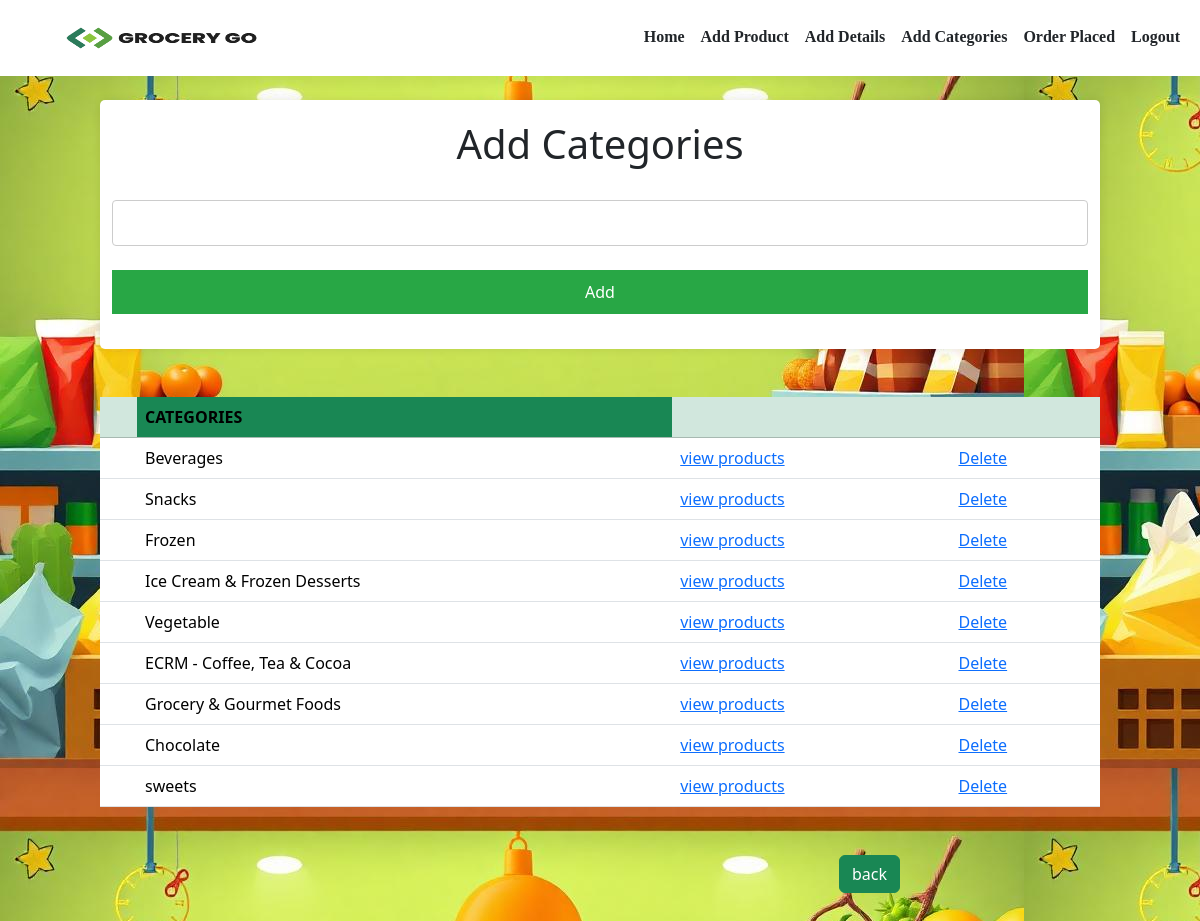
The app's page /categoryyy (signed in) with its own data.
### app/models.py (models this page shows)
class Category(models.Model):
    category=models.TextField()

### app/views.py (the view)
# urls.py: path('categoryyy',views.categoryyy),
def categoryyy(req):
    if 'shop' in req.session:
        if req.method == 'POST':
            category=req.POST['p_categories']
            data=Category.objects.create(category=category)
            data.save()
            return redirect(categoryyy)
        else:
            data=Category.objects.all()
            return render(req,'shop/category.html',{'data':data})
    else:
         return redirect(gro_login)

### templates/shop/category.html (shortened to what this page needs)
<!DOCTYPE html>
<html lang="en">
<head>
    {% load static %}
    <link rel="stylesheet" href="{% static 'css/category.css' %}">
    <link href="https://cdn.jsdelivr.net/npm/bootstrap@5.3.3/dist/css/bootstrap.min.css" rel="stylesheet">
    <link rel="stylesheet" href="https://cdnjs.cloudflare.com/ajax/libs/font-awesome/6.7.2/css/all.min.css" />
</head>
<body style="background-image: url(static/img/grogo.jpeg); margin-bottom: 20vh;">
    <nav class="  navbar navbar-expand-sm bg-white navbar-white fixed-top ">
        <div class="container-fluid">
          <a class="navbar-brand"><img src="{% static 'img/logo-png.png' %}" alt="" width="300px" height="50px"></a>
          <div class="collapse navbar-collapse justify-content-end " id="collapsibleNavbar">
            <ul class="navbar-nav">
              <li class="nav-item">
                <a class="nav-link  active text-dark" href="shop_home">Home</a>
              </li>
              <li class="nav-item ">
                <a class="nav-link text-dark " href="addproduct">Add Product</a>
              </li>
              <li class="nav-item  ">
                <a class="nav-link text-dark" href="details">Add Details</a>
              </li>
              <li class="nav-item  ">
                <a class="nav-link text-dark" href="categoryyy">Add Categories</a>
              </li>
              <li class="nav-item  ">
                <a class="nav-link text-dark" href="bookings">Order Placed</a>
              </li>
              <li class="nav-item  ">
                <a class="nav-link text-dark" href="logout">Logout</a>
              </li>
            </ul>
          </div>
        </div>
      </nav>
    <div class="container">
        <h1>Add Categories</h1>
        <form action="" method="post">
            <div class="form-group">
                <input type="text" id="" name="p_categories" required><br><br>
                <button type="submit">Add</button>
            </div>
        </form>
    </div>
    <div>
        <table class="table table-hover mt-5 mb-5 mx-auto">
            <thead>
                <tr class="table-success">
                    <th scope="col"></th>
                    <th scope="col"  class="text-green bg-success">CATEGORIES</th>
                    <th scope="col"></th>
                    <th scope="col"></th>
                </tr>
            </thead>
            <tbody>
                {% for i in data %}
                <tr>
                    <th scope="row"></th>
                    <td>{{ i.category }}</td>
                    <td><a href="view_category/{{i.pk }}">view products</a></td>
                    <td><a href="delete_cat/{{ i.pk }}">Delete</a></td>
                </tr>
                {% endfor %}
            </tbody>
        </table>
    </div>
    <div class=" mt-4" style="text-align: right;margin-right: 200px;">
        <a href="../shop_home" class="btn btn-success">back</a>
    </div>
</body>
</html>

### static/css/category.css (style rules this page uses)
* { box-sizing: border-box; }
body { font-family: Arial, sans-serif; background-color: #f4f4f4; margin: 0; padding: 100px; }
.container { max-width: 600px; margin: auto; background: white; padding: 20px; border-radius: 5px; box-shadow: 0 0 10px rgba(0, 0, 0, 0.1); }
h1 { text-align: center; color: #333; }
.form-group { margin-bottom: 15px; }
input[type="text"], input[type="number"], input[type="file"], button { width: 100%; padding: 10px; border: 1px solid #ccc; border-radius: 4px; font-size: 16px; }
button { background-color: #28a745; color: white; border: none; cursor: pointer; font-size: 18px; }
* { margin: 0; padding: 0; box-sizing: border-box; }
body { font-family: Arial, sans-serif; padding-top: 100px; width: 100%; height: 100%; object-fit: contain; }
.navbar { display: flex; justify-content: space-between; align-items: center; background-color: #ffffff; padding: 10px 20px; }
.navbar-nav { font-family: "Lexend Giga", serif; font-optical-sizing: auto; font-weight:600; font-style: normal; }
.navbar-nav a::after { content: ''; display: block; width: 100%; height: 3px; background: rgb(0, 0, 0); position: relative; left: 0; bottom: -5px; transform: scaleX(0); transition: transform 0.3s ease; }

### records on screen
Category: category "Beverages"
Category: category "Snacks"
Category: category "Frozen"
Category: category "Ice Cream & Frozen Desserts"
Category: category "Vegetable"
Category: category "ECRM - Coffee, Tea & Cocoa"
Category: category "Grocery & Gourmet Foods"
Category: category "Chocolate"
Category: category "sweets"
